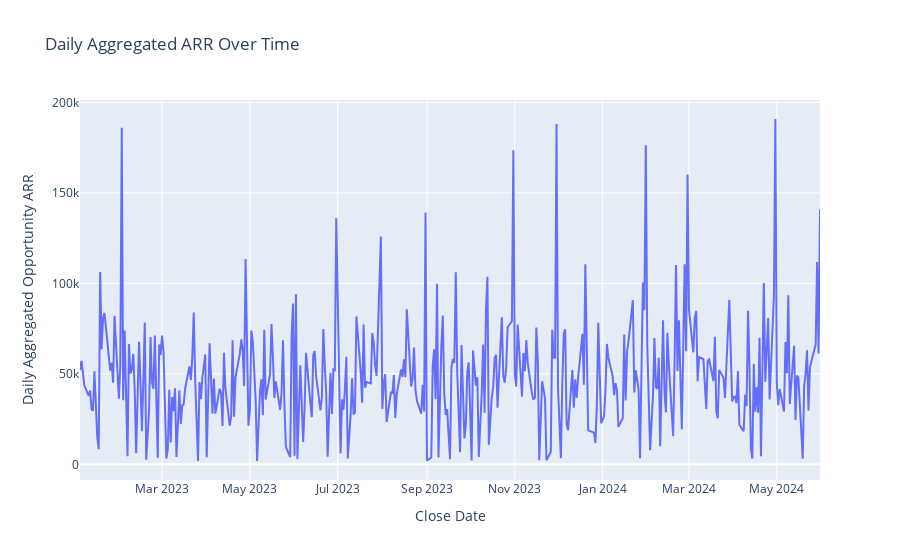
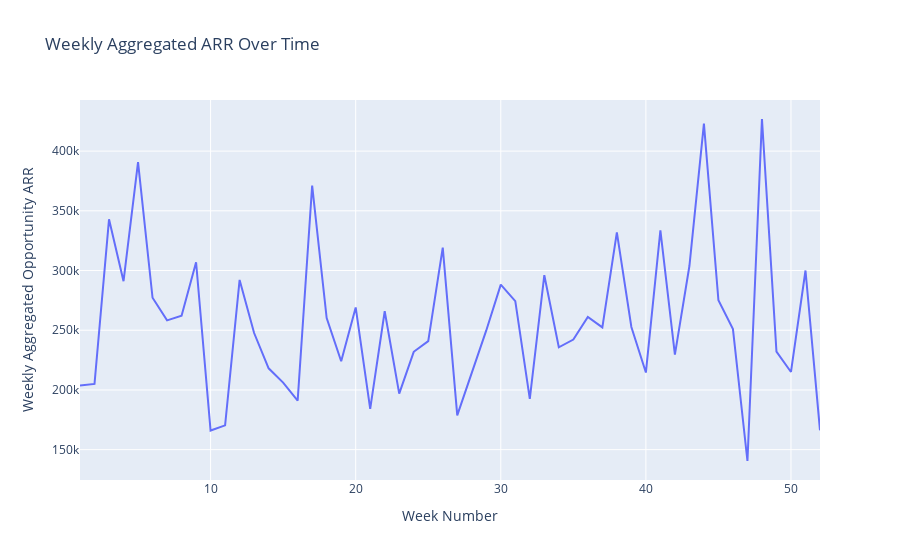
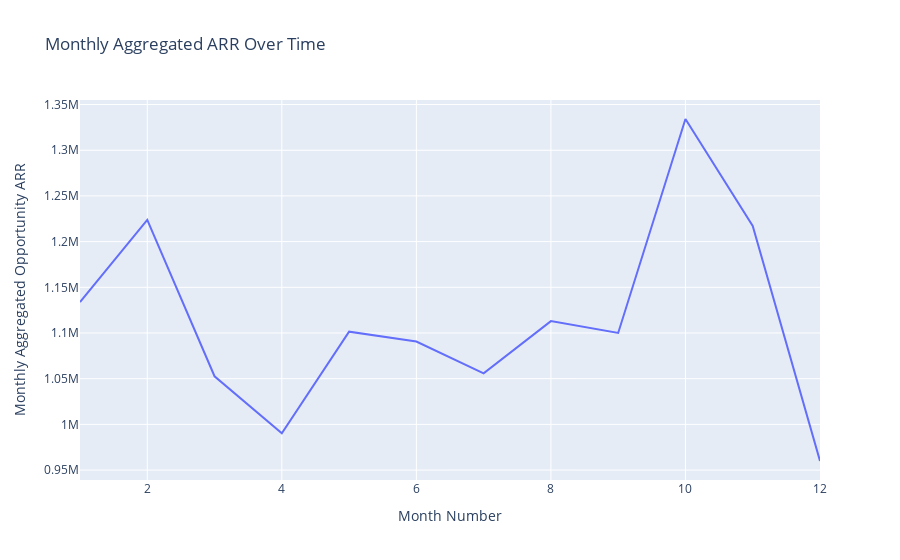

The cell these charts' notebook holds for them, in order:
### Markdown cell above
# Plot Aggregated ARR Over Time

### Code cell
# Plot daily aggregated ARR over time using Plotly Express for interactivity
fig = px.line(daily_aggregated, x="Close Date", y='daily_sum_arr', title="Daily Aggregated ARR Over Time",
              labels={"index": "Close Date", "daily_sum_arr": "Daily Aggregated Opportunity ARR"})
fig.update_layout(xaxis_title="Close Date", yaxis_title="Daily Aggregated Opportunity ARR")
fig.show()

# Plot for Weekly Aggregated ARR
fig_weekly = px.line(weekly_aggregated, x='week_number', y='weekly_sum_arr', 
                     title="Weekly Aggregated ARR Over Time",
                     labels={"week_number": "Week Number", "weekly_sum_arr": "Weekly Aggregated Opportunity ARR"})
fig_weekly.update_layout(xaxis_title="Week Number", yaxis_title="Weekly Aggregated Opportunity ARR")
fig_weekly.show()

# Plot for Monthly Aggregated ARR
fig_monthly = px.line(monthly_aggregated, x='month_number', y='monthly_sum_arr', 
                      title="Monthly Aggregated ARR Over Time",
                      labels={"month_number": "Month Number", "monthly_sum_arr": "Monthly Aggregated Opportunity ARR"})
fig_monthly.update_layout(xaxis_title="Month Number", yaxis_title="Monthly Aggregated Opportunity ARR")
fig_monthly.show()

### Figure 1 — Plotly figure (JSON) as saved in the notebook; plotly's stock layout.template omitted (floating-point values rounded to 4 significant figures; data arrays with more than 128 entries replaced by an {"elided": "..."} marker saying what was removed)
{"data": [{"hovertemplate": "Close Date=%{x}<br>Daily Aggregated Opportunity ARR=%{y}<extra></extra>", "legendgroup": "", "line": {"color": "#636efa", "dash": "solid"}, "marker": {"symbol": "circle"}, "mode": "lines", "name": "", "orientation": "v", "showlegend": false, "type": "scatter", "x": {"elided": "399 str values"}, "xaxis": "x", "y": {"elided": "399 float values"}, "yaxis": "y"}], "layout": {"legend": {"tracegroupgap": 0}, "title": {"text": "Daily Aggregated ARR Over Time"}, "xaxis": {"anchor": "y", "domain": [0, 1], "title": {"text": "Close Date"}}, "yaxis": {"anchor": "x", "domain": [0, 1], "title": {"text": "Daily Aggregated Opportunity ARR"}}}}

### Figure 2 — Plotly figure (JSON) as saved in the notebook; plotly's stock layout.template omitted (floating-point values rounded to 4 significant figures)
{"data": [{"hovertemplate": "Week Number=%{x}<br>Weekly Aggregated Opportunity ARR=%{y}<extra></extra>", "legendgroup": "", "line": {"color": "#636efa", "dash": "solid"}, "marker": {"symbol": "circle"}, "mode": "lines", "name": "", "orientation": "v", "showlegend": false, "type": "scatter", "x": [1, 2, 3, 4, 5, 6, 7, 8, 9, 10, 11, 12, 13, 14, 15, 16, 17, 18, 19, 20, 21, 22, 23, 24, 25, 26, 27, 28, 29, 30, 31, 32, 33, 34, 35, 36, 37, 38, 39, 40, 41, 42, 43, 44, 45, 46, 47, 48, 49, 50, 51, 52], "xaxis": "x", "y": [203782, 205047, 342883, 291057, 390814, 277178, 258271, 262093, 306959, 166017, 170353, 292098, 247659, 218102, 206095, 191017, 371178, 260162, 223982, 269078, 184090, 265886, 196938, 231928, 240910, 319183, 178656, 213344, 249800.0, 288188, 274379, 192481, 296066, 235699, 242146, 261098, 252403, 331893, 252710, 214579, 333590, 229586, 303784, 422994, 275140, 250945, 140496, 426890, 232094, 215053, 300014, 166171], "yaxis": "y"}], "layout": {"legend": {"tracegroupgap": 0}, "title": {"text": "Weekly Aggregated ARR Over Time"}, "xaxis": {"anchor": "y", "domain": [0, 1], "title": {"text": "Week Number"}}, "yaxis": {"anchor": "x", "domain": [0, 1], "title": {"text": "Weekly Aggregated Opportunity ARR"}}}}

### Figure 3 — Plotly figure (JSON) as saved in the notebook; plotly's stock layout.template omitted (floating-point values rounded to 4 significant figures)
{"data": [{"hovertemplate": "Month Number=%{x}<br>Monthly Aggregated Opportunity ARR=%{y}<extra></extra>", "legendgroup": "", "line": {"color": "#636efa", "dash": "solid"}, "marker": {"symbol": "circle"}, "mode": "lines", "name": "", "orientation": "v", "showlegend": false, "type": "scatter", "x": [1, 2, 3, 4, 5, 6, 7, 8, 9, 10, 11, 12], "xaxis": "x", "y": [1133854, 1223822, 1052635, 990292, 1101480, 1090677, 1056000.0, 1112991, 1100072, 1334196, 1217232, 959908], "yaxis": "y"}], "layout": {"legend": {"tracegroupgap": 0}, "title": {"text": "Monthly Aggregated ARR Over Time"}, "xaxis": {"anchor": "y", "domain": [0, 1], "title": {"text": "Month Number"}}, "yaxis": {"anchor": "x", "domain": [0, 1], "title": {"text": "Monthly Aggregated Opportunity ARR"}}}}
